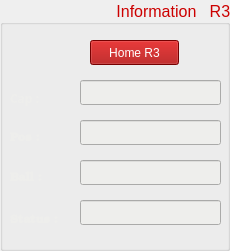
   <widget class="QGroupBox" name="groupBox_5">
    <property name="geometry">
     <rect>
      <x>580</x>
      <y>90</y>
      <width>230</width>
      <height>251</height>
     </rect>
    </property>
    <property name="font">
     <font>
      <family>Ubuntu</family>
      <pointsize>12</pointsize>
      <weight>50</weight>
      <bold>false</bold>
     </font>
    </property>
    <property name="styleSheet">
     <string notr="true">color: rgb(204, 0, 0);
</string>
    </property>
    <property name="title">
     <string>Information   R3:</string>
    </property>
    <property name="alignment">
     <set>Qt::AlignRight|Qt::AlignTrailing|Qt::AlignVCenter</set>
    </property>
    <widget class="QLabel" name="label_17">
     <property name="geometry">
      <rect>
       <x>10</x>
       <y>90</y>
       <width>41</width>
       <height>17</height>
      </rect>
     </property>
     <property name="font">
      <font>
       <family>Ubuntu Condensed</family>
       <weight>75</weight>
       <bold>true</bold>
      </font>
     </property>
     <property name="styleSheet">
      <string notr="true">color: rgb(238, 238, 236);</string>
     </property>
     <property name="text">
      <string>Cap :</string>
     </property>
    </widget>
    <widget class="QLabel" name="label_18">
     <property name="geometry">
      <rect>
       <x>10</x>
       <y>130</y>
       <width>41</width>
       <height>17</height>
      </rect>
     </property>
     <property name="font">
      <font>
       <family>URW Bookman L</family>
       <weight>75</weight>
       <bold>true</bold>
      </font>
     </property>
     <property name="styleSheet">
      <string notr="true">color: rgb(238, 238, 236);</string>
     </property>
     <property name="text">
      <string>Pos :</string>
     </property>
    </widget>
    <widget class="QLabel" name="label_19">
     <property name="geometry">
      <rect>
       <x>10</x>
       <y>210</y>
       <width>61</width>
       <height>21</height>
      </rect>
     </property>
     <property name="font">
      <font>
       <family>URW Bookman L</family>
       <weight>75</weight>
       <bold>true</bold>
      </font>
     </property>
     <property name="styleSheet">
      <string notr="true">color: rgb(238, 238, 236);</string>
     </property>
     <property name="text">
      <string>Status :</string>
     </property>
    </widget>
    <widget class="QLabel" name="label_20">
     <property name="geometry">
      <rect>
       <x>10</x>
       <y>170</y>
       <width>41</width>
       <height>17</height>
      </rect>
     </property>
     <property name="font">
      <font>
       <family>URW Bookman L</family>
       <weight>75</weight>
       <bold>true</bold>
      </font>
     </property>
     <property name="styleSheet">
      <string notr="true">color: rgb(238, 238, 236);</string>
     </property>
     <property name="text">
      <string>Ball :</string>
     </property>
    </widget>
    <widget class="QLineEdit" name="lineEdit_cap3">
     <property name="geometry">
      <rect>
       <x>80</x>
       <y>80</y>
       <width>141</width>
       <height>25</height>
      </rect>
     </property>
     <property name="styleSheet">
      <string notr="true">color: rgb(0, 0, 0);
background-color: rgb(238, 238, 236);</string>
     </property>
    </widget>
    <widget class="QLineEdit" name="lineEdit_pos3">
     <property name="geometry">
      <rect>
       <x>80</x>
       <y>120</y>
       <width>141</width>
       <height>25</height>
      </rect>
     </property>
     <property name="styleSheet">
      <string notr="true">background-color: rgb(238, 238, 236);
color: rgb(0, 0, 0);</string>
     </property>
    </widget>
    <widget class="QLineEdit" name="lineEdit_ball3">
     <property name="geometry">
      <rect>
       <x>80</x>
       <y>160</y>
       <width>141</width>
       <height>25</height>
      </rect>
     </property>
     <property name="styleSheet">
      <string notr="true">color: rgb(0, 0, 0);
background-color: rgb(238, 238, 236);</string>
     </property>
    </widget>
    <widget class="QLineEdit" name="lineEdit_ballPos3">
     <property name="geometry">
      <rect>
       <x>80</x>
       <y>200</y>
       <width>141</width>
       <height>25</height>
      </rect>
     </property>
     <property name="font">
      <font>
       <family>URW Bookman L</family>
       <weight>75</weight>
       <bold>true</bold>
      </font>
     </property>
     <property name="styleSheet">
      <string notr="true">background-color: rgb(238, 238, 236);
color: rgb(0, 0, 0);</string>
     </property>
    </widget>
    <widget class="QPushButton" name="pb_Home2">
     <property name="geometry">
      <rect>
       <x>90</x>
       <y>40</y>
       <width>89</width>
       <height>25</height>
      </rect>
     </property>
     <property name="styleSheet">
      <string notr="true">background-color: rgb(164, 0, 0);
color: rgb(255, 255, 255);</string>
     </property>
     <property name="text">
      <string>Home R3</string>
     </property>
    </widget>
   </widget>
